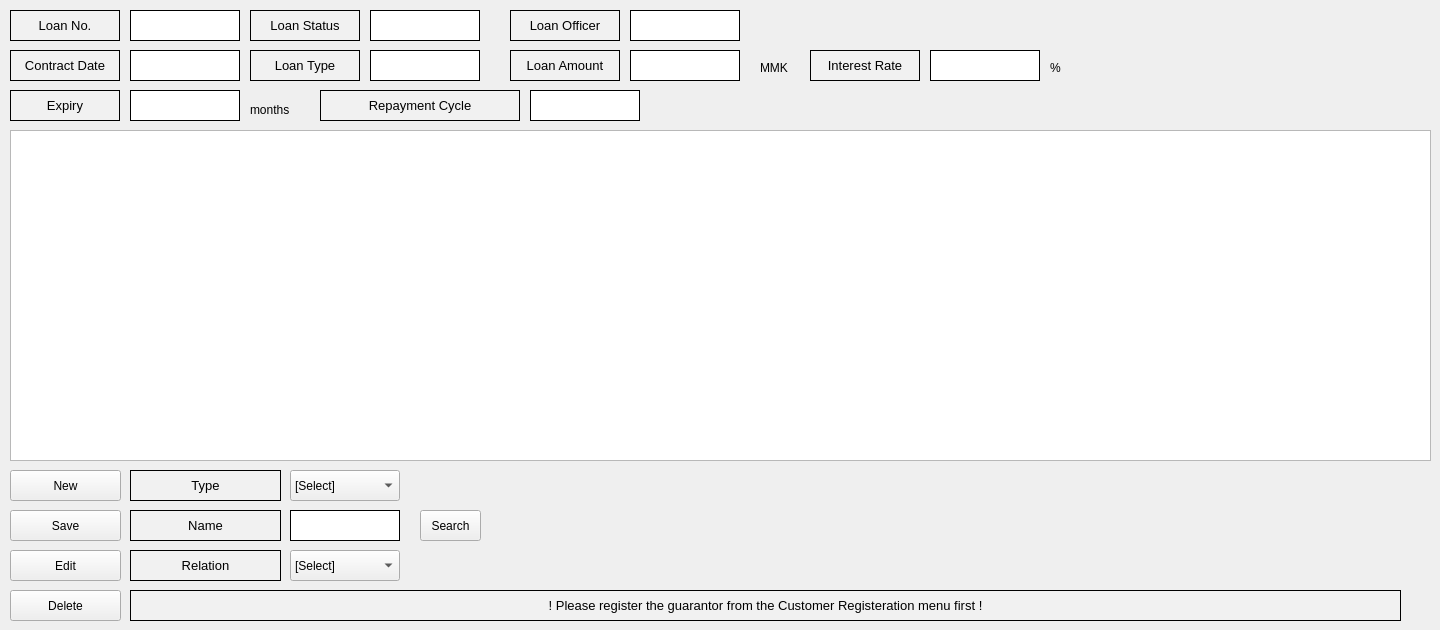
    <widget class="QWidget" name="tab_3">
     <attribute name="title">
      <string>Guarantor Management</string>
     </attribute>
     <widget class="QLabel" name="label_120">
      <property name="geometry">
       <rect>
        <x>130</x>
        <y>510</y>
        <width>151</width>
        <height>31</height>
       </rect>
      </property>
      <property name="font">
       <font>
        <pointsize>10</pointsize>
       </font>
      </property>
      <property name="styleSheet">
       <string notr="true">background-color:rgb(241, 241, 241)</string>
      </property>
      <property name="frameShape">
       <enum>QFrame::Box</enum>
      </property>
      <property name="text">
       <string>Name</string>
      </property>
      <property name="alignment">
       <set>Qt::AlignCenter</set>
      </property>
     </widget>
     <widget class="QLabel" name="label_121">
      <property name="geometry">
       <rect>
        <x>130</x>
        <y>470</y>
        <width>151</width>
        <height>31</height>
       </rect>
      </property>
      <property name="font">
       <font>
        <pointsize>10</pointsize>
       </font>
      </property>
      <property name="styleSheet">
       <string notr="true">background-color:rgb(241, 241, 241)</string>
      </property>
      <property name="frameShape">
       <enum>QFrame::Box</enum>
      </property>
      <property name="text">
       <string>Type</string>
      </property>
      <property name="alignment">
       <set>Qt::AlignCenter</set>
      </property>
     </widget>
     <widget class="QLabel" name="label_134">
      <property name="geometry">
       <rect>
        <x>510</x>
        <y>50</y>
        <width>110</width>
        <height>31</height>
       </rect>
      </property>
      <property name="minimumSize">
       <size>
        <width>110</width>
        <height>0</height>
       </size>
      </property>
      <property name="maximumSize">
       <size>
        <width>110</width>
        <height>16777215</height>
       </size>
      </property>
      <property name="font">
       <font>
        <pointsize>10</pointsize>
       </font>
      </property>
      <property name="styleSheet">
       <string notr="true">background-color:rgb(241, 241, 241)</string>
      </property>
      <property name="frameShape">
       <enum>QFrame::Box</enum>
      </property>
      <property name="text">
       <string>Loan Amount</string>
      </property>
      <property name="alignment">
       <set>Qt::AlignCenter</set>
      </property>
     </widget>
     <widget class="QLabel" name="label_130">
      <property name="geometry">
       <rect>
        <x>810</x>
        <y>50</y>
        <width>110</width>
        <height>31</height>
       </rect>
      </property>
      <property name="minimumSize">
       <size>
        <width>110</width>
        <height>0</height>
       </size>
      </property>
      <property name="maximumSize">
       <size>
        <width>110</width>
        <height>16777215</height>
       </size>
      </property>
      <property name="font">
       <font>
        <pointsize>10</pointsize>
       </font>
      </property>
      <property name="styleSheet">
       <string notr="true">background-color:rgb(241, 241, 241)</string>
      </property>
      <property name="frameShape">
       <enum>QFrame::Box</enum>
      </property>
      <property name="text">
       <string>Interest Rate</string>
      </property>
      <property name="alignment">
       <set>Qt::AlignCenter</set>
      </property>
     </widget>
     <widget class="QLabel" name="guarantorContractDate">
      <property name="geometry">
       <rect>
        <x>130</x>
        <y>50</y>
        <width>110</width>
        <height>31</height>
       </rect>
      </property>
      <property name="minimumSize">
       <size>
        <width>110</width>
        <height>0</height>
       </size>
      </property>
      <property name="maximumSize">
       <size>
        <width>110</width>
        <height>16777215</height>
       </size>
      </property>
      <property name="styleSheet">
       <string notr="true">background-color:rgb(255, 255, 255)
</string>
      </property>
      <property name="frameShape">
       <enum>QFrame::Box</enum>
      </property>
      <property name="text">
       <string/>
      </property>
     </widget>
     <widget class="QLabel" name="guarantorLoanAmount">
      <property name="geometry">
       <rect>
        <x>630</x>
        <y>50</y>
        <width>110</width>
        <height>31</height>
       </rect>
      </property>
      <property name="minimumSize">
       <size>
        <width>110</width>
        <height>0</height>
       </size>
      </property>
      <property name="maximumSize">
       <size>
        <width>110</width>
        <height>16777215</height>
       </size>
      </property>
      <property name="styleSheet">
       <string notr="true">background-color:rgb(255, 255, 255)
</string>
      </property>
      <property name="frameShape">
       <enum>QFrame::Box</enum>
      </property>
      <property name="text">
       <string/>
      </property>
     </widget>
     <widget class="QLabel" name="label_122">
      <property name="geometry">
       <rect>
        <x>510</x>
        <y>10</y>
        <width>110</width>
        <height>31</height>
       </rect>
      </property>
      <property name="minimumSize">
       <size>
        <width>110</width>
        <height>0</height>
       </size>
      </property>
      <property name="maximumSize">
       <size>
        <width>110</width>
        <height>16777215</height>
       </size>
      </property>
      <property name="font">
       <font>
        <pointsize>10</pointsize>
       </font>
      </property>
      <property name="styleSheet">
       <string notr="true">background-color:rgb(241, 241, 241)</string>
      </property>
      <property name="frameShape">
       <enum>QFrame::Box</enum>
      </property>
      <property name="text">
       <string>Loan Officer</string>
      </property>
      <property name="alignment">
       <set>Qt::AlignCenter</set>
      </property>
     </widget>
     <widget class="QLabel" name="guarantorExpiry">
      <property name="geometry">
       <rect>
        <x>130</x>
        <y>90</y>
        <width>110</width>
        <height>31</height>
       </rect>
      </property>
      <property name="minimumSize">
       <size>
        <width>110</width>
        <height>0</height>
       </size>
      </property>
      <property name="maximumSize">
       <size>
        <width>110</width>
        <height>16777215</height>
       </size>
      </property>
      <property name="styleSheet">
       <string notr="true">background-color:rgb(255, 255, 255)
</string>
      </property>
      <property name="frameShape">
       <enum>QFrame::Box</enum>
      </property>
      <property name="text">
       <string/>
      </property>
     </widget>
     <widget class="QLabel" name="label_128">
      <property name="geometry">
       <rect>
        <x>10</x>
        <y>50</y>
        <width>110</width>
        <height>31</height>
       </rect>
      </property>
      <property name="minimumSize">
       <size>
        <width>110</width>
        <height>0</height>
       </size>
      </property>
      <property name="maximumSize">
       <size>
        <width>110</width>
        <height>16777215</height>
       </size>
      </property>
      <property name="font">
       <font>
        <pointsize>10</pointsize>
       </font>
      </property>
      <property name="styleSheet">
       <string notr="true">background-color:rgb(241, 241, 241)</string>
      </property>
      <property name="frameShape">
       <enum>QFrame::Box</enum>
      </property>
      <property name="text">
       <string>Contract Date</string>
      </property>
      <property name="alignment">
       <set>Qt::AlignCenter</set>
      </property>
     </widget>
     <widget class="QLabel" name="guarantorInterestRate">
      <property name="geometry">
       <rect>
        <x>930</x>
        <y>50</y>
        <width>110</width>
        <height>31</height>
       </rect>
      </property>
      <property name="minimumSize">
       <size>
        <width>110</width>
        <height>0</height>
       </size>
      </property>
      <property name="maximumSize">
       <size>
        <width>110</width>
        <height>16777215</height>
       </size>
      </property>
      <property name="styleSheet">
       <string notr="true">background-color:rgb(255, 255, 255)
</string>
      </property>
      <property name="frameShape">
       <enum>QFrame::Box</enum>
      </property>
      <property name="text">
       <string/>
      </property>
     </widget>
     <widget class="QLabel" name="label_94">
      <property name="geometry">
       <rect>
        <x>320</x>
        <y>90</y>
        <width>200</width>
        <height>31</height>
       </rect>
      </property>
      <property name="minimumSize">
       <size>
        <width>200</width>
        <height>0</height>
       </size>
      </property>
      <property name="maximumSize">
       <size>
        <width>200</width>
        <height>16777215</height>
       </size>
      </property>
      <property name="font">
       <font>
        <pointsize>10</pointsize>
       </font>
      </property>
      <property name="styleSheet">
       <string notr="true">background-color:rgb(241, 241, 241)</string>
      </property>
      <property name="frameShape">
       <enum>QFrame::Box</enum>
      </property>
      <property name="text">
       <string>Repayment Cycle</string>
      </property>
      <property name="alignment">
       <set>Qt::AlignCenter</set>
      </property>
     </widget>
     <widget class="QLabel" name="guarantorLoanNumber">
      <property name="geometry">
       <rect>
        <x>130</x>
        <y>10</y>
        <width>110</width>
        <height>31</height>
       </rect>
      </property>
      <property name="minimumSize">
       <size>
        <width>110</width>
        <height>0</height>
       </size>
      </property>
      <property name="maximumSize">
       <size>
        <width>110</width>
        <height>16777215</height>
       </size>
      </property>
      <property name="styleSheet">
       <string notr="true">background-color:rgb(255, 255, 255)
</string>
      </property>
      <property name="frameShape">
       <enum>QFrame::Box</enum>
      </property>
      <property name="text">
       <string/>
      </property>
     </widget>
     <widget class="QLabel" name="label_83">
      <property name="geometry">
       <rect>
        <x>10</x>
        <y>10</y>
        <width>110</width>
        <height>31</height>
       </rect>
      </property>
      <property name="minimumSize">
       <size>
        <width>110</width>
        <height>0</height>
       </size>
      </property>
      <property name="maximumSize">
       <size>
        <width>110</width>
        <height>16777215</height>
       </size>
      </property>
      <property name="font">
       <font>
        <pointsize>10</pointsize>
       </font>
      </property>
      <property name="styleSheet">
       <string notr="true">background-color:rgb(241, 241, 241)</string>
      </property>
      <property name="frameShape">
       <enum>QFrame::Box</enum>
      </property>
      <property name="text">
       <string>Loan No.</string>
      </property>
      <property name="alignment">
       <set>Qt::AlignCenter</set>
      </property>
     </widget>
     <widget class="QLabel" name="label_92">
      <property name="geometry">
       <rect>
        <x>10</x>
        <y>90</y>
        <width>110</width>
        <height>31</height>
       </rect>
      </property>
      <property name="minimumSize">
       <size>
        <width>110</width>
        <height>0</height>
       </size>
      </property>
      <property name="maximumSize">
       <size>
        <width>110</width>
        <height>16777215</height>
       </size>
      </property>
      <property name="font">
       <font>
        <pointsize>10</pointsize>
       </font>
      </property>
      <property name="styleSheet">
       <string notr="true">background-color:rgb(241, 241, 241)</string>
      </property>
      <property name="frameShape">
       <enum>QFrame::Box</enum>
      </property>
      <property name="text">
       <string>Expiry</string>
      </property>
      <property name="alignment">
       <set>Qt::AlignCenter</set>
      </property>
     </widget>
     <widget class="QLabel" name="label_133">
      <property name="geometry">
       <rect>
        <x>250</x>
        <y>100</y>
        <width>51</width>
        <height>20</height>
       </rect>
      </property>
      <property name="text">
       <string>months</string>
      </property>
     </widget>
     <widget class="QLabel" name="label_125">
      <property name="geometry">
       <rect>
        <x>250</x>
        <y>50</y>
        <width>110</width>
        <height>31</height>
       </rect>
      </property>
      <property name="minimumSize">
       <size>
        <width>110</width>
        <height>0</height>
       </size>
      </property>
      <property name="maximumSize">
       <size>
        <width>110</width>
        <height>16777215</height>
       </size>
      </property>
      <property name="font">
       <font>
        <pointsize>10</pointsize>
       </font>
      </property>
      <property name="styleSheet">
       <string notr="true">background-color:rgb(241, 241, 241)</string>
      </property>
      <property name="frameShape">
       <enum>QFrame::Box</enum>
      </property>
      <property name="text">
       <string>Loan Type</string>
      </property>
      <property name="alignment">
       <set>Qt::AlignCenter</set>
      </property>
     </widget>
     <widget class="QLabel" name="label_123">
      <property name="geometry">
       <rect>
        <x>250</x>
        <y>10</y>
        <width>110</width>
        <height>31</height>
       </rect>
      </property>
      <property name="minimumSize">
       <size>
        <width>110</width>
        <height>0</height>
       </size>
      </property>
      <property name="maximumSize">
       <size>
        <width>110</width>
        <height>16777215</height>
       </size>
      </property>
      <property name="font">
       <font>
        <pointsize>10</pointsize>
       </font>
      </property>
      <property name="styleSheet">
       <string notr="true">background-color:rgb(241, 241, 241)</string>
      </property>
      <property name="frameShape">
       <enum>QFrame::Box</enum>
      </property>
      <property name="text">
       <string>Loan Status</string>
      </property>
      <property name="alignment">
       <set>Qt::AlignCenter</set>
      </property>
     </widget>
     <widget class="QLabel" name="label_129">
      <property name="geometry">
       <rect>
        <x>1050</x>
        <y>60</y>
        <width>16</width>
        <height>16</height>
       </rect>
      </property>
      <property name="text">
       <string>%</string>
      </property>
     </widget>
     <widget class="QLabel" name="label_126">
      <property name="geometry">
       <rect>
        <x>760</x>
        <y>60</y>
        <width>41</width>
        <height>16</height>
       </rect>
      </property>
      <property name="text">
       <string>MMK</string>
      </property>
     </widget>
     <widget class="QLabel" name="guarantorLoanStatus">
      <property name="geometry">
       <rect>
        <x>370</x>
        <y>10</y>
        <width>110</width>
        <height>31</height>
       </rect>
      </property>
      <property name="minimumSize">
       <size>
        <width>110</width>
        <height>0</height>
       </size>
      </property>
      <property name="maximumSize">
       <size>
        <width>110</width>
        <height>16777215</height>
       </size>
      </property>
      <property name="styleSheet">
       <string notr="true">background-color:rgb(255, 255, 255)
</string>
      </property>
      <property name="frameShape">
       <enum>QFrame::Box</enum>
      </property>
      <property name="text">
       <string/>
      </property>
     </widget>
     <widget class="QLabel" name="guarantorLoanType">
      <property name="geometry">
       <rect>
        <x>370</x>
        <y>50</y>
        <width>110</width>
        <height>31</height>
       </rect>
      </property>
      <property name="minimumSize">
       <size>
        <width>110</width>
        <height>0</height>
       </size>
      </property>
      <property name="maximumSize">
       <size>
        <width>110</width>
        <height>16777215</height>
       </size>
      </property>
      <property name="styleSheet">
       <string notr="true">background-color:rgb(255, 255, 255)
</string>
      </property>
      <property name="frameShape">
       <enum>QFrame::Box</enum>
      </property>
      <property name="text">
       <string/>
      </property>
     </widget>
     <widget class="QLabel" name="guarantorLoanOfficer">
      <property name="geometry">
       <rect>
        <x>630</x>
        <y>10</y>
        <width>110</width>
        <height>31</height>
       </rect>
      </property>
      <property name="minimumSize">
       <size>
        <width>110</width>
        <height>0</height>
       </size>
      </property>
      <property name="maximumSize">
       <size>
        <width>110</width>
        <height>16777215</height>
       </size>
      </property>
      <property name="styleSheet">
       <string notr="true">background-color:rgb(255, 255, 255)
</string>
      </property>
      <property name="frameShape">
       <enum>QFrame::Box</enum>
      </property>
      <property name="text">
       <string/>
      </property>
     </widget>
     <widget class="QLabel" name="guarantorRepaymentCycle">
      <property name="geometry">
       <rect>
        <x>530</x>
        <y>90</y>
        <width>110</width>
        <height>31</height>
       </rect>
      </property>
      <property name="minimumSize">
       <size>
        <width>110</width>
        <height>0</height>
       </size>
      </property>
      <property name="maximumSize">
       <size>
        <width>110</width>
        <height>16777215</height>
       </size>
      </property>
      <property name="styleSheet">
       <string notr="true">background-color:rgb(255, 255, 255)
</string>
      </property>
      <property name="frameShape">
       <enum>QFrame::Box</enum>
      </property>
      <property name="text">
       <string/>
      </property>
     </widget>
     <widget class="QPushButton" name="guarantorNewButton">
      <property name="geometry">
       <rect>
        <x>10</x>
        <y>470</y>
        <width>111</width>
        <height>31</height>
       </rect>
      </property>
      <property name="text">
       <string>New</string>
      </property>
     </widget>
     <widget class="QPushButton" name="guarantorSaveButton">
      <property name="geometry">
       <rect>
        <x>10</x>
        <y>510</y>
        <width>111</width>
        <height>31</height>
       </rect>
      </property>
      <property name="text">
       <string>Save</string>
      </property>
     </widget>
     <widget class="QPushButton" name="guarantorDeleteButton">
      <property name="geometry">
       <rect>
        <x>10</x>
        <y>590</y>
        <width>111</width>
        <height>31</height>
       </rect>
      </property>
      <property name="text">
       <string>Delete</string>
      </property>
     </widget>
     <widget class="QPushButton" name="guarantorEditButton">
      <property name="geometry">
       <rect>
        <x>10</x>
        <y>550</y>
        <width>111</width>
        <height>31</height>
       </rect>
      </property>
      <property name="text">
       <string>Edit</string>
      </property>
     </widget>
     <widget class="QComboBox" name="guarantorType">
      <property name="geometry">
       <rect>
        <x>290</x>
        <y>470</y>
        <width>110</width>
        <height>31</height>
       </rect>
      </property>
      <property name="minimumSize">
       <size>
        <width>110</width>
        <height>0</height>
       </size>
      </property>
      <property name="maximumSize">
       <size>
        <width>110</width>
        <height>16777215</height>
       </size>
      </property>
      <property name="layoutDirection">
       <enum>Qt::LeftToRight</enum>
      </property>
      <item>
       <property name="text">
        <string>[Select]</string>
       </property>
      </item>
      <item>
       <property name="text">
        <string>한정보증인</string>
       </property>
      </item>
      <item>
       <property name="text">
        <string>연대보증인</string>
       </property>
      </item>
     </widget>
     <widget class="QPushButton" name="guarantorSearchButton">
      <property name="geometry">
       <rect>
        <x>420</x>
        <y>510</y>
        <width>61</width>
        <height>31</height>
       </rect>
      </property>
      <property name="text">
       <string>Search</string>
      </property>
     </widget>
     <widget class="QLabel" name="guarantorName">
      <property name="geometry">
       <rect>
        <x>290</x>
        <y>510</y>
        <width>110</width>
        <height>31</height>
       </rect>
      </property>
      <property name="minimumSize">
       <size>
        <width>110</width>
        <height>0</height>
       </size>
      </property>
      <property name="maximumSize">
       <size>
        <width>110</width>
        <height>16777215</height>
       </size>
      </property>
      <property name="styleSheet">
       <string notr="true">background-color:rgb(255, 255, 255)
</string>
      </property>
      <property name="frameShape">
       <enum>QFrame::Box</enum>
      </property>
      <property name="text">
       <string/>
      </property>
     </widget>
     <widget class="QLabel" name="label_127">
      <property name="geometry">
       <rect>
        <x>130</x>
        <y>550</y>
        <width>151</width>
        <height>31</height>
       </rect>
      </property>
      <property name="font">
       <font>
        <pointsize>10</pointsize>
       </font>
      </property>
      <property name="styleSheet">
       <string notr="true">background-color:rgb(241, 241, 241)</string>
      </property>
      <property name="frameShape">
       <enum>QFrame::Box</enum>
      </property>
      <property name="text">
       <string>Relation</string>
      </property>
      <property name="alignment">
       <set>Qt::AlignCenter</set>
      </property>
     </widget>
     <widget class="QComboBox" name="guarantorRelation">
      <property name="geometry">
       <rect>
        <x>290</x>
        <y>550</y>
        <width>110</width>
        <height>31</height>
       </rect>
      </property>
      <property name="minimumSize">
       <size>
        <width>110</width>
        <height>0</height>
       </size>
      </property>
      <property name="maximumSize">
       <size>
        <width>110</width>
        <height>16777215</height>
       </size>
      </property>
      <property name="layoutDirection">
       <enum>Qt::LeftToRight</enum>
      </property>
      <item>
       <property name="text">
        <string>[Select]</string>
       </property>
      </item>
      <item>
       <property name="text">
        <string>Father</string>
       </property>
      </item>
      <item>
       <property name="text">
        <string>Mother</string>
       </property>
      </item>
      <item>
       <property name="text">
        <string>Son</string>
       </property>
      </item>
      <item>
       <property name="text">
        <string>Daughter</string>
       </property>
      </item>
      <item>
       <property name="text">
        <string>Friend</string>
       </property>
      </item>
      <item>
       <property name="text">
        <string>Colleague</string>
       </property>
      </item>
      <item>
       <property name="text">
        <string>Sibling</string>
       </property>
      </item>
      <item>
       <property name="text">
        <string>Housemate</string>
       </property>
      </item>
      <item>
       <property name="text">
        <string>Married Couple</string>
       </property>
      </item>
     </widget>
     <widget class="QLabel" name="label_131">
      <property name="geometry">
       <rect>
        <x>130</x>
        <y>590</y>
        <width>1271</width>
        <height>31</height>
       </rect>
      </property>
      <property name="font">
       <font>
        <pointsize>10</pointsize>
       </font>
      </property>
      <property name="styleSheet">
       <string notr="true">background-color:rgb(241, 241, 241)</string>
      </property>
      <property name="frameShape">
       <enum>QFrame::Box</enum>
      </property>
      <property name="text">
       <string>! Please register the guarantor from the Customer Registeration menu first !</string>
      </property>
      <property name="alignment">
       <set>Qt::AlignCenter</set>
      </property>
     </widget>
     <widget class="QTableView" name="guarantorTable">
      <property name="geometry">
       <rect>
        <x>10</x>
        <y>130</y>
        <width>1421</width>
        <height>331</height>
       </rect>
      </property>
     </widget>
    </widget>
